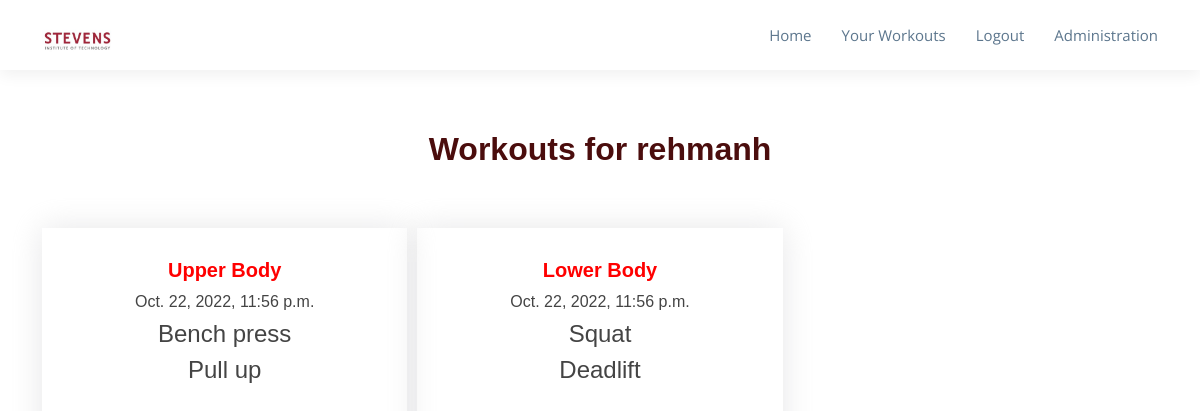
Before: /workouts (signed in) with the older database file.
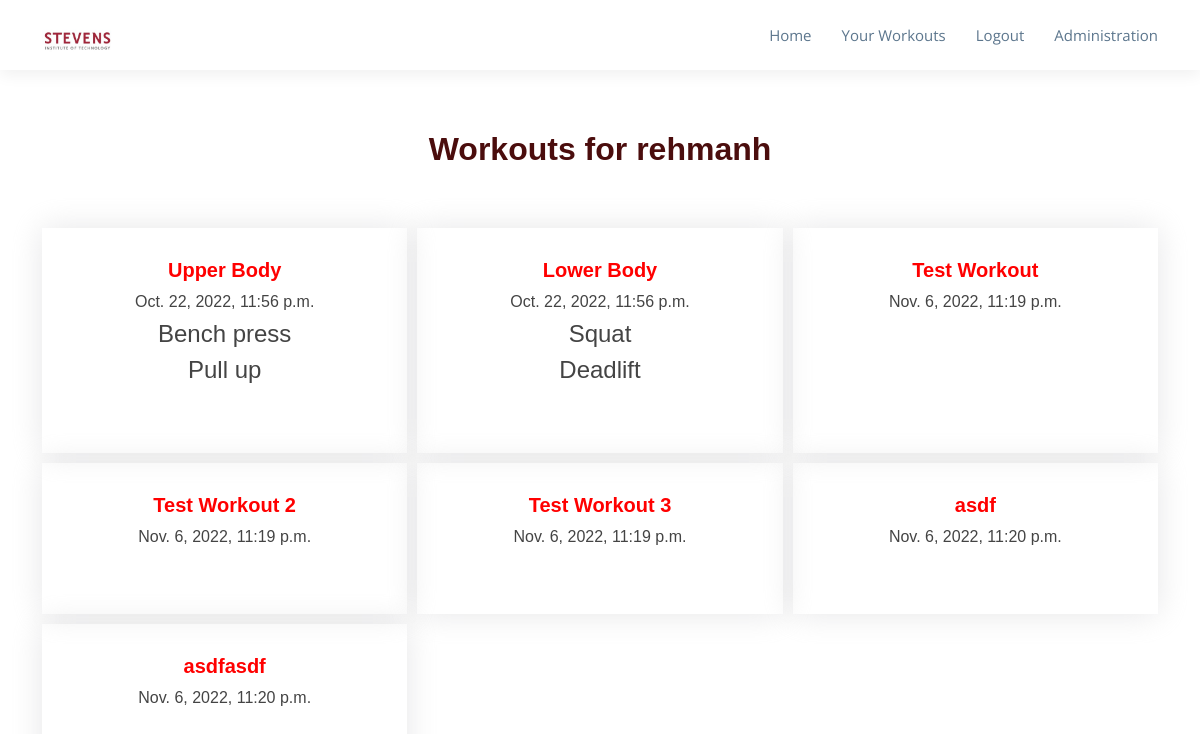
After: the same page with the newer database file.
### base/models.py (models this page shows, shortened)
class Workout(models.Model):
    workout_name = models.CharField(null=False, max_length=255)
    created_date_time = models.DateTimeField(auto_now_add=True)
    updated_date_time = models.DateTimeField(auto_now=True)
    workout_date = models.DateTimeField()
    user = models.ForeignKey(User, on_delete=models.CASCADE, default=None)

class Exercise(models.Model):
    exercise_name = models.CharField(null=False, max_length=255)
    created_date_time = models.DateTimeField(auto_now_add=True)
    updated_date_time = models.DateTimeField(auto_now=True)
    exercise_date = models.DateTimeField()
    workout = models.ForeignKey(Workout, on_delete=models.CASCADE)

### base/views.py (the view)
# urls.py: path('workouts', views.workouts, name="workouts"),
def workouts(request):
    if request.user.is_authenticated:
        member = request.user
        workouts = Workout.objects.filter(user=member.id)
        if workouts is not None:
            for workout in workouts:
                exercises = Exercise.objects.filter(workout=workout.id)
                workout.exercises = exercises
            context = {
                'workouts': workouts,
                'user': member
            }
        return render(request, 'base/workouts.html', context)
    else:
        return render(request, 'base/404.html', context={
            'msg': 'You must be logged in to view Your Workouts'
        })

### base/templates/base/workouts.html (shortened to what this page needs)
{% load static %}
<!DOCTYPE html>
<html lang="en">
<head>
  <link href="{% static 'home/vendor/animate.css/animate.min.css' %}" rel="stylesheet">
  <link href="{% static 'home/vendor/aos/aos.css' %}" rel="stylesheet">
  <link href="{% static 'home/vendor/bootstrap/css/bootstrap.min.css' %}" rel="stylesheet">
  <link href="{% static 'home/vendor/bootstrap-icons/bootstrap-icons.css' %}" rel="stylesheet">
  <link href="{% static 'home/vendor/boxicons/css/boxicons.min.css' %}" rel="stylesheet">
  <link href="{% static 'home/vendor/glightbox/css/glightbox.min.css' %}" rel="stylesheet">
  <link href="{% static 'home/vendor/swiper/swiper-bundle.min.css' %}" rel="stylesheet">
  <link href="{% static 'home/css/style.css' %}" rel="stylesheet">
  <link href="{% static 'home/css/style2.css' %}" rel="stylesheet">
</head>
<body>
    <header id="header" class="d-flex align-items-center">
        <div class="container d-flex align-items-center">
        <div class="logo me-auto">
            <a href="/"><img src="{% static 'home/img/logo/logo-1.jpg' %}" alt="" class="img-fluid"></a>
        </div>
        {% include 'base/navbar.html' %}
        </div>
    </header>
    <section >
            <div class="container grid-container">
            <div class="section-title">
                <h2>Workouts for {{user}}</h2>
            </div>
            {% for workout in workouts %}
            <div class="row contact">
                <div class="col-lg-12 d-flex">
                    <div class="info-box">
                        <h3>
                            <a href="/workout/{{workout.id}}">
                                {{workout.workout_name}}
                            </a>
                        </h3>
                        <h6>{{workout.workout_date}}</h6>
                        <div class="card-body">
                        {% for exercise in workout.exercises %}
                            <h4>{{ exercise.exercise_name }}</h4>
                        {% endfor %}
                        </div>
                    </div>
                </div>
            </div>
            {% endfor %}
        </div>
    </section>
</body>

Changed rows visible on the page:
added Workout: workout_name "Test Workout", workout_date "Nov. 6, 2022, 11:19 p.m."
added Workout: workout_name "Test Workout 2", workout_date "Nov. 6, 2022, 11:19 p.m."
added Workout: workout_name "Test Workout 3", workout_date "Nov. 6, 2022, 11:19 p.m."
added Workout: workout_name "asdf", workout_date "Nov. 6, 2022, 11:20 p.m."
added Workout: workout_name "asdfasdf", workout_date "Nov. 6, 2022, 11:20 p.m."
